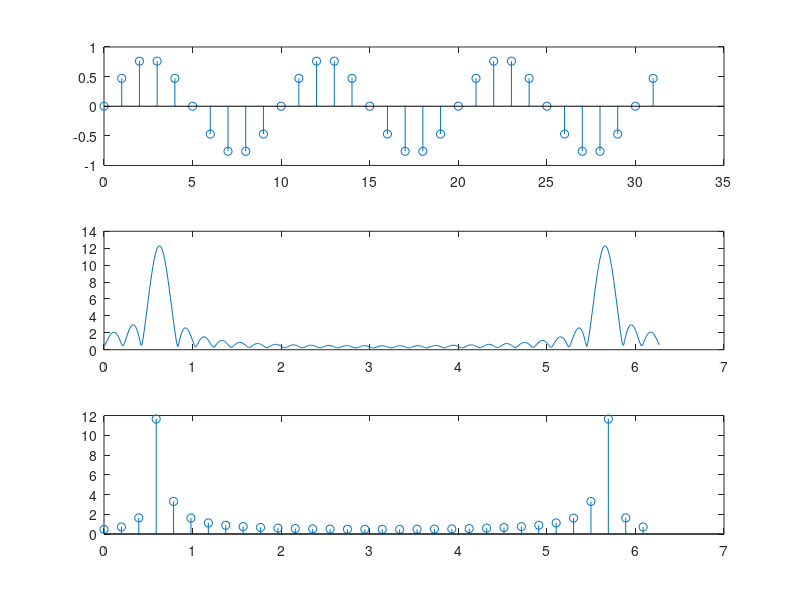

Here is the MATLAB script that generated this plot:
clear;
N=32;
n=0:N-1;
x=0.8*sin(0.2*pi*n);
subplot(3,1,1);
stem(n,x);
M=16*N;
w=2*pi*(0:1/M:1-1/M);
X=fft(x,M);
subplot(3,1,2);
plot(w,abs(X));
Xk=fft(x);
N=length(Xk);
wk=2*pi*(0:1/N:1-1/N);
subplot(3,1,3);
stem(wk,abs(Xk));